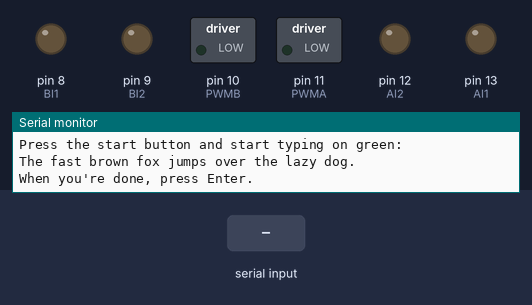
The sketch below on a simulated Arduino Uno, built with avr-gcc and run on an emulated ATmega328P. On the bench: switched loads named in the sketch (green lamp = pin HIGH), output pins drawn as LEDs (lit = HIGH), the last lines printed to the serial monitor. The inputs (shaded band) are chosen by the test bench.

Above: at 1.2 s.
1.3 s: "1\n" received over Serial
At 2.5 s:
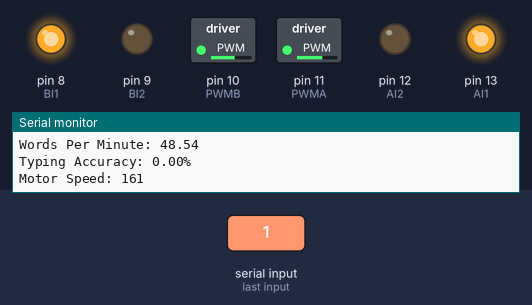
2.8 s: byte 10 ('\n') received over Serial
At 3.2 s:
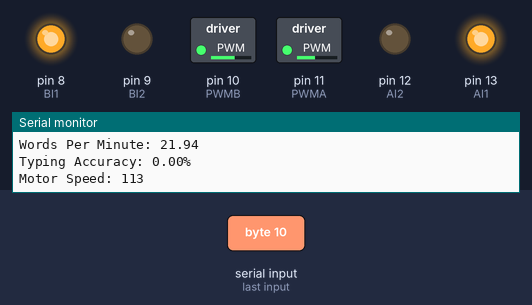
4.3 s: "0\n" received over Serial
At 5.1 s:
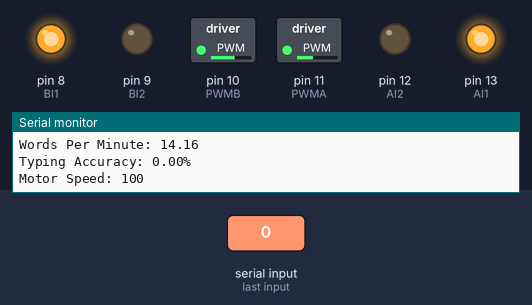
Timing chart, 0 to 7.3 s (numbered marks = the images above; inputs shaded):
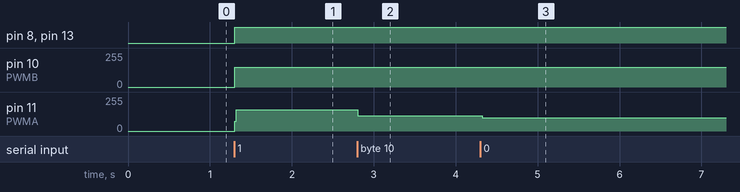

The sketch:

accuracycopyFINAL_PROJECT_CODE_copy_20250428171251.ino
```cpp
// Pin setup for SparkFun Motor Driver Shield
const int PWMA = 11;    // Motor A speed control (must be PWM-capable pin)
const int AI1  = 13;   // Motor A direction 1
const int AI2  = 12;   // Motor A direction 2

const int PWMB = 10;   // Motor B speed control (must be PWM-capable pin)
const int BI1  = 8;    // Motor B direction 1
const int BI2  = 9;    // Motor B direction 2

// Typing test variables
unsigned long startTime;
unsigned long elapsedTime;
String typedText = "";
String targetSentence = "The fast brown fox jumps over the lazy dog.";
float wpm = 0.0;
const int fixedMotorSpeed = 150;  // Constant speed for Motor B (0–255)

void setup() {
  Serial.begin(9600);

  // Set motor pins as output
  pinMode(PWMA, OUTPUT);
  pinMode(AI1, OUTPUT);
  pinMode(AI2, OUTPUT);

  pinMode(PWMB, OUTPUT);
  pinMode(BI1, OUTPUT);
  pinMode(BI2, OUTPUT);

  Serial.println("Press the start button and start typing on green:");
  Serial.println(targetSentence);
  Serial.println("When you're done, press Enter.");

  startTime = millis(); // Start timing
}

void loop() {
  if (Serial.available() > 0) {
    char inputChar = Serial.read();
    if (inputChar == '\n') {
      calculateWPM();
    } else {
      typedText += inputChar;
    }

    updateMotorSpeed();  // Continuously update motor speed
  }
}

void calculateWPM() {
  elapsedTime = millis() - startTime;
  int wordCount = countWords(typedText);

  wpm = (wordCount / (elapsedTime / 1000.0)) * 60.0;

  float accuracy = calculateAccuracy();

  Serial.print("Words Per Minute: ");
  Serial.println(wpm);
  Serial.print("Typing Accuracy: ");
  Serial.print(accuracy, 2);
  Serial.println("%");
}

float calculateAccuracy() {
  int correctChars = 0;
  int minLength = min(typedText.length(), targetSentence.length());

  for (int i = 0; i < minLength; i++) {
    if (typedText.charAt(i) == targetSentence.charAt(i)) {
      correctChars++;
    }
  }

  // To avoid divide-by-zero error
  if (typedText.length() == 0) return 0.0;

  float accuracy = (correctChars / (float)typedText.length()) * 100.0;
  return accuracy;
}


void updateMotorSpeed() {
  int motorSpeed = map(wpm*1.5, 0, 150, 75, 255);  // Scale WPM to motor speed

  Serial.print("Motor Speed: ");
  Serial.println(motorSpeed);

  // Set both motors to forward direction
  digitalWrite(AI1, HIGH);
  digitalWrite(AI2, LOW);
  digitalWrite(BI1, HIGH);
  digitalWrite(BI2, LOW);

  // Set motor speed with PWM
  analogWrite(PWMA, motorSpeed);
  analogWrite(PWMB, fixedMotorSpeed);
}

int countWords(String str) {
  int count = 0;
  bool inWord = false;

  for (int i = 0; i < str.length(); i++) {
    if (str.charAt(i) == ' ' || str.charAt(i) == '\n') {
      if (inWord) {
        count++;
        inWord = false;
      }
    } else {
      inWord = true;
    }
  }

  if (inWord) count++;

  return count;
}
```

Measured:
- after the input at 1.3 s, pin 8 (BI1), pin 13 (AI1): LOW → HIGH at once; pin 10 (PWMB): 0/255 → 150/255 at once; pin 11 (PWMA): 0/255 → 161/255 at once
- after the input at 2.8 s, pin 11 (PWMA): 161/255 → 113/255 at once
- after the input at 4.3 s, pin 11 (PWMA): 113/255 → 100/255 at once
